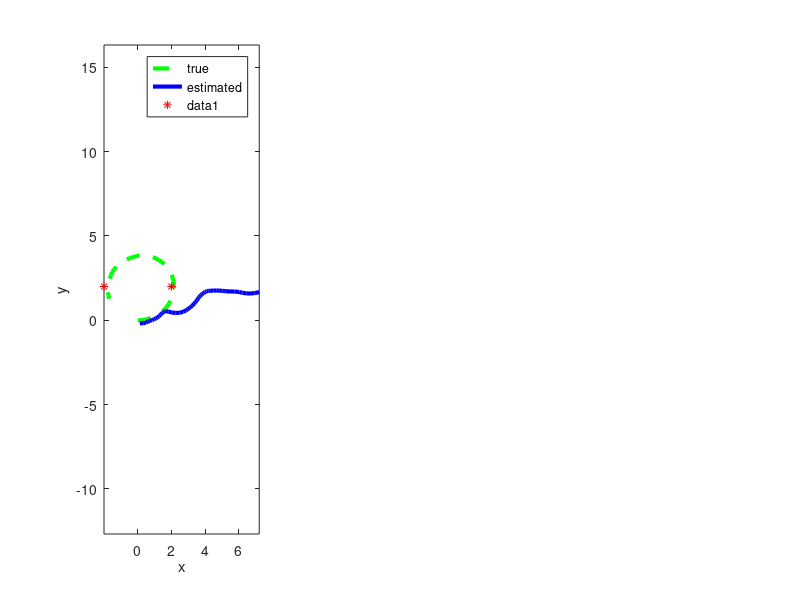

Recreate this plot in MATLAB. (Note: this script raises an error after producing the figure.)
%Homework #5 Problem 3a
%Nathan Dordai
%Adapted from code on course website

function f = uni_ekf_test_Nathan_Dordai
% EN530.603 Extended Kalman filtering of the unicycle with bearing and range measurements
% 
% M. Kobilarov , marin(at)jhu.edu

clear

%rng('default')
rng(10212)

S.bearing_only = 0;

% single beacon at (-2,2) : system is unobservable
%S.pbs = [-2;
%         2];    % beacon positions

% two beacons at (-2,2) and (2,2) : system is observable (two or more)
S.pbs = [-2, 2;
         2, 2];    % beacon positions

nb = size(S.pbs,2); % number of beacons

if S.bearing_only
  S.h = @b_h;    % bearing sensing
  S.r = nb;      % measurement dimension  
  S.R = .4*diag(repmat([.1], nb, 1));
else
  S.h = @br_h;   % bearing-reange sensing
  S.r = 2*nb;      % measurement dimension
  S.R = .4*diag(repmat([.1; .01], nb, 1));
end

S.n = 4;       % state dimension
S.f = @uni_f;  % mobile-robot dynamics

% timing
dt = .1;
%N = 2580;
N = 50;
T = dt*N;
S.dt = dt;

% noise models
S.Q = dt*dt*diag([.01 .01 .01 0.0001]);


% initial mean and covariance
xt = [0; 0; 0; 1]; % true state

P = .01*diag([1 1 1 4]); % covariance
x = xt + sqrt(P)*randn(S.n, 1); % initial estimate with added noise

xts = zeros(S.n, N+1); % true states
xs = zeros(S.n, N+1);  % estimated states
Ps = zeros(S.n, S.n, N+1); % estimated covariances
ts = zeros(N+1,1); % times

zs = zeros(S.r, N);  % measurements

xts(:, 1) = xt;
xs(:, 1) = x;
Ps(:, :, 1) = P;
ts(1) = 0;

ds = zeros(S.n, N+1);  % errors
ds(:,1) = x - xt;

for k=1:N,
  u = dt*[2; 1];  % known controls
  
  xts(:,k+1) = S.f(xts(:,k), u, S) + sqrt(S.Q)*randn(4,1);  % true state

  [x,P] = ekf_predict(x, P, u, S);  % predict
  ts(k+1) = k*dt;
  
  z = S.h(xts(:,k+1), S) + sqrt(S.R)*randn(S.r,1);  % generate measurement  
  [x,P] = ekf_correct(x, P, z, S);  % correct
  
  xs(:,k+1) = x;
  Ps(:,:,k+1) = P;

  zs(:,k) = z;
  ds(:,k+1) = x - xts(:,k+1);  % actual estimate error
  ds(:,k+1) = fix_state(ds(:,k+1));
end

subplot(1, 3, 1)

plot(xts(1,:), xts(2,:), '--g','LineWidth',3)
hold on
plot(xs(1,:), xs(2,:), '-b','LineWidth',3)
legend('true', 'estimated')

xlabel('x')
ylabel('y')
axis equal
axis xy

% beacon
plot(S.pbs(1,:), S.pbs(2,:), '*r');

for k=1:1:N
  plotcov2(xs(1:2,k), 1.96^2*Ps(1:2,1:2,k));
end
quiver(xts(1,:), xts(2,:), .5*cos(xts(3,:)), .5*sin(xts(3,:)),'g');
quiver(xs(1,:), xs(2,:), .5*cos(xs(3,:)), .5*sin(xs(3,:)),'b');

subplot(1,3,2)

plot(ds')

mean(sqrt(sum(ds.*ds, 1)))
xlabel('k')
ylabel('meters or radians')
legend('e_x','e_y','e_\theta')

subplot(1,3,3)

plot(ts, reshape(sqrt(Ps(1,1,:)),N+1,1), ...
     ts, reshape(sqrt(Ps(2,2,:)),N+1,1), ...
     ts, reshape(sqrt(Ps(3,3,:)),N+1,1));
legend('\sigma_x','\sigma_y','\sigma_\theta')

xlabel('t')
ylabel('meters or radians')


function [x, varargout] = uni_f(x, u, S)
% dynamical model of the unicycle
c = cos(x(3));
s = sin(x(3));

x = [x(1) + c*u(1)*x(4);
     x(2) + s*u(1)*x(4);
     x(3) + u(2);
     x(4)];

x = fix_state(x, S);

if nargout > 1
  % F-matrix
  varargout{1} = [1, 0, -s*u(1) 0;
                  0, 1, c*u(1) 0 ; 
                  0 0 1 0;
                  0 0 0 1];
end


function [y, varargout] = br_h(x, S)

p = x(1:2);

y = [];
H = [];
for i=1:size(S.pbs, 2)
  pb = S.pbs(:, i); %i-th beacon
  d = pb - p;
  r = norm(d);
  
  th = fangle(atan2(d(2), d(1)) - x(3));
  y = [y; th; r];
  
  if nargout > 1
    % H-matrix
    H = [H;
         d(2)/r^2, -d(1)/r^2, -1 0;
         0 0 0 1];
  end
end

if nargout > 1  
  varargout{1} = H;
end


function [y, varargout] = b_h(x, S)

p = x(1:2);

y = [];
H = [];
for i=1:size(S.pbs, 2)
  pb = S.pbs(:, i); %i-th beacon
  d = pb - p;
  r = norm(d);
  
  th = fangle(atan2(d(2), d(1)) - x(3));
  y = [y; th];
  
  if nargout > 1
    % H-matrix
    H = [H 0;
         d(2)/r^2, -d(1)/r^2, -1 0;
         0 0 0 1];
  end
end

if nargout > 1  
  varargout{1} = H;
end



function [x,P] = ekf_predict(x, P, u, S)

[x, F] = S.f(x, u, S);
x = fix_state(x, S);  % fix any [-pi,pi] issues
P = F*P*F' + S.Q;


function [x,P] = ekf_correct(x, P, z, S)

[y, H] = S.h(x, S);
P = P - P*H'*inv(H*P*H' + S.R)*H*P;
K = P*H'*inv(S.R);

e = z - y;
e = fix_meas(e, S);  % fix any [-pi,pi] issues
x = x + K*e;


function x = fix_state(x, S)
x(3) = fangle(x(3));

function z = fix_meas(z, S)
z
S.r
for i=1:size(S.pbs,2)
  if S.bearing_only
    z(i) = fangle(z(i));
  else
    z(2*i-1) = fangle(z(2*i-1));
  end
end

function a = fangle(a)
% make sure angle is between -pi and pi
a = mod(a,2*pi);
if a < -pi
  a = a + 2*pi;
else
  if a > pi
    a = a - 2*pi;
  end
end